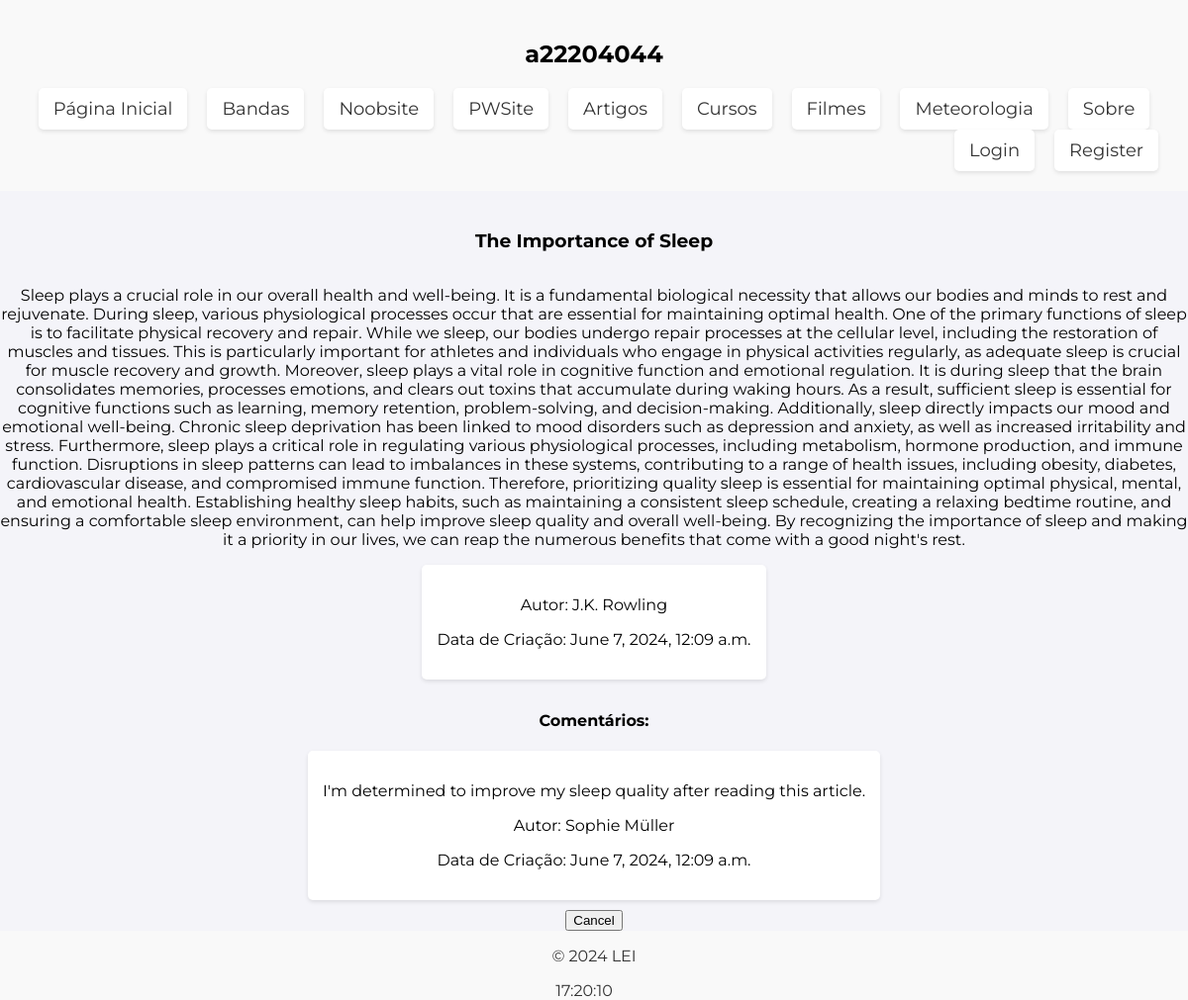
The app's page /articles/article/1/ with its own data.
### articles/models.py (models this page shows, shortened)
class Article(models.Model):
    title = models.CharField(max_length=100)
    content = models.TextField()
    author = models.ForeignKey(Author, on_delete=models.CASCADE, related_name = 'articles')
    release_date = models.DateTimeField(auto_now_add=True)

class Author(models.Model):
    name = models.CharField(max_length = 100)
    photo = models.ImageField(null=True)
    def __str__(self):
        return f'{self.name}'

class Comment(models.Model):
    article = models.ForeignKey(Article, on_delete=models.CASCADE, related_name='comments')
    author = models.ForeignKey(User, on_delete=models.CASCADE, related_name='comments')
    comment = models.TextField()
    release_date = models.DateTimeField(auto_now_add=True)

class User(models.Model):
    name = models.CharField(max_length = 100)
    def __str__(self):
        return f'{self.name}'

### articles/views.py (the view)
# urls.py: path('article/<int:article_id>/', views.article_detail, name='article_detail'),
def article_detail(request, article_id):
    article = Article.objects.get(id=article_id)
    comments = Comment.objects.filter(article_id=article_id)
    canUserManipulate = request.user.groups.filter(name='Editores de artigos').exists()
    context = {'article': article, 'comments': comments, 'canUserManipulate':canUserManipulate}
    return render(request, 'articles/article_detail.html', context)

### articles/templates/articles/article_detail.html (shortened to what this page needs)
{% extends 'base.html' %}
{% block content %}
<h3>{{ article.title }}</h3>
<p>{{ article.content }}</p>
<ul><li><p class="author">Autor: {{ article.author }}
</p>
<p class="release_date">Data de Criação: {{ article.release_date }}</p></li></ul>
<h4>Comentários:</h4>
<ul>
  {% for comment in comments %}
    <li><p>{{ comment.comment }}</p>
    <p class="author">Autor: {{ comment.author }}</p>
    <p class="release_date">Data de Criação: {{ comment.release_date }}</p>
    </li>
  {% empty %}
    <li>Nenhum comentário disponível.</li>
  {% endfor %}
</ul>
<a href="{% url 'articles:article_list'%}">
     <button>Cancel</button>
</a>
{% endblock %}

### records on screen
Article: title "The Importance of Sleep", content "Sleep plays a crucial role in our overall health and well-being. It is a fundamental biological necessity that allows our bodies and minds to rest and rejuvenate. During sleep, various physiological processes occur that are essential for maintaining optimal health. One of the primary functions of sleep is to facilitate physical recovery and repair. While we sleep, our bodies undergo repair processes at the cellular level, including the restoration of muscles and tissues. This is particularly important for athletes and individuals who engage in physical activities regularly, as adequate sleep is crucial for muscle recovery and growth. Moreover, sleep plays a vital role in cognitive function…", author "J.K. Rowling", release_date "June 7, 2024, 12:09 a.m."
Comment: comment "I'm determined to improve my sleep quality after reading this article.", author "Sophie Müller", release_date "June 7, 2024, 12:09 a.m."
